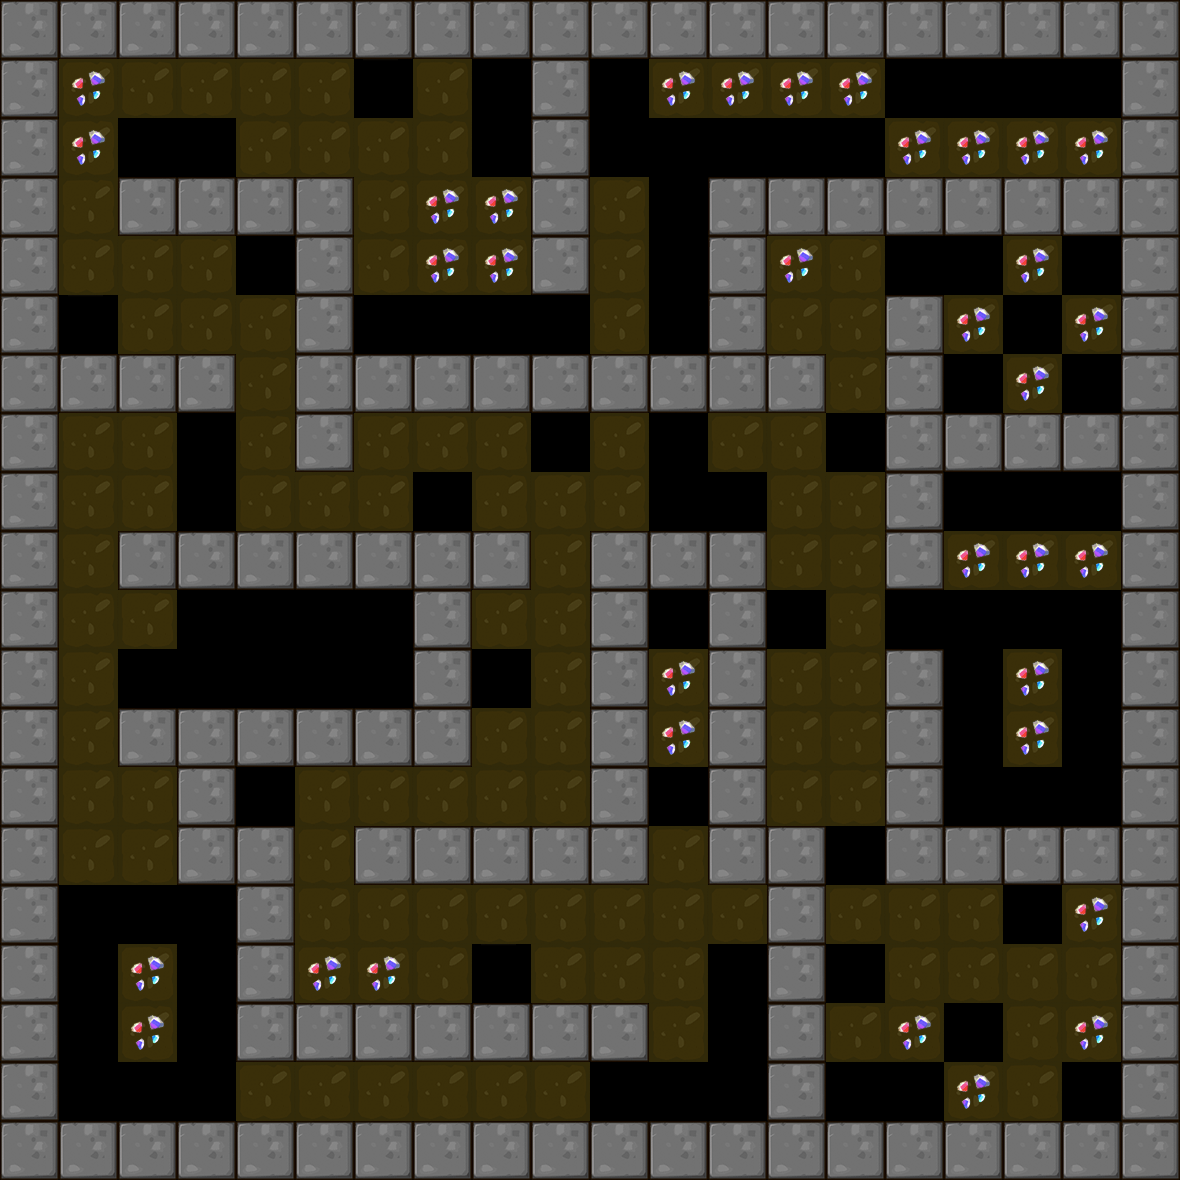

This is a level from a 2D game, rendered from its Tiled map with the project's own tilesets. A one-line summary and the map file follow, with tile-layer data summarised:
An orthogonal 20x20 tile map with 59x59 px tiles, 1 tile layer (BackGround) and 5 objects (2x Hammer, 2x Shipper, Player).

<map version="1.0" orientation="orthogonal" renderorder="right-down" width="20" height="20" tilewidth="59" tileheight="59">
 <tileset firstgid="1" name="itemmap" tilewidth="59" tileheight="59">
  <image source="tileset2.png" trans="ff00ff" width="354" height="354" />
 </tileset>
 <layer name="BackGround" width="20" height="20">
  <data>[400 cells, 366 non-empty, 11 distinct tile ids]</data>
 </layer>
 <objectgroup name="RobotCharacter">
  <object name="Player" x="1066.78" y="1070.83" width="40" height="40" />
 </objectgroup>
 <objectgroup name="EnemyCharacter">
  <object name="Hammer" type="Hammer" x="654.298" y="128.296" width="40" height="40" />
  <object name="Shipper" type="Shipper" x="1003" y="781.75" width="40" height="40" />
  <object name="Shipper" type="Shipper" x="73.75" y="1017.75" width="40" height="40" />
  <object name="Hammer" type="Hammer" x="714.593" y="1005.96" width="40" height="40" />
 </objectgroup>
</map>
